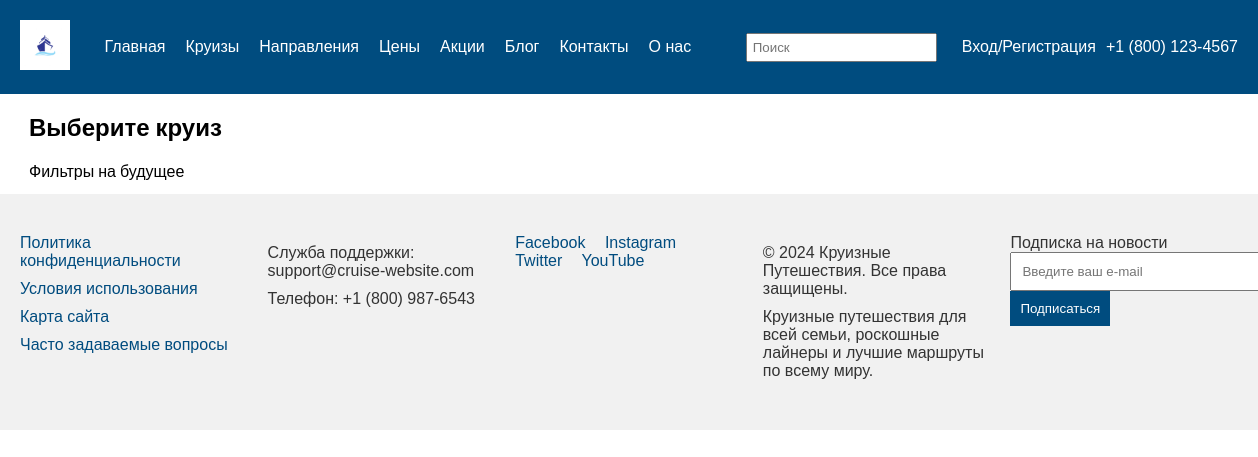
The app's page /api/cruise/, older data.
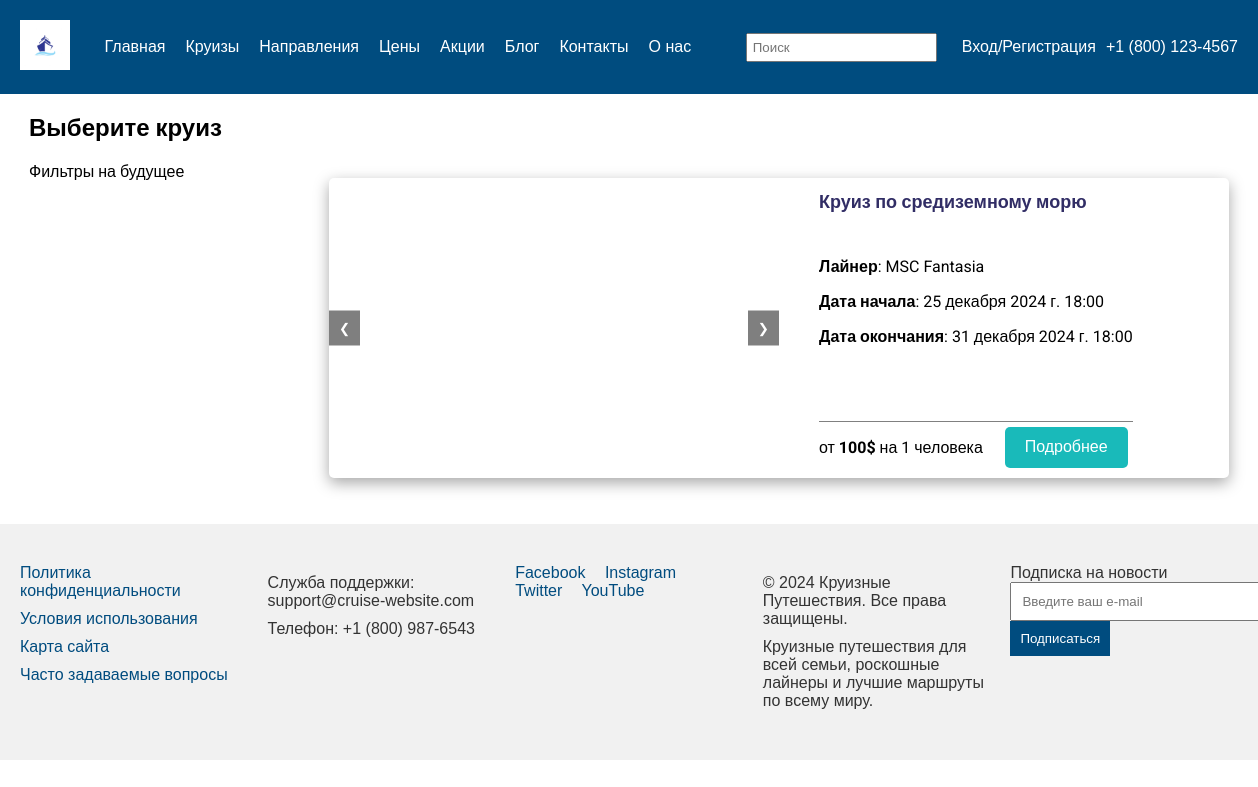
The same page, newer data.
### myapp/models.py (models this page shows, shortened)
class Cruise(models.Model):
    name_cruise = models.CharField(max_length=50)
    ship = models.ForeignKey(Ship, on_delete=models.CASCADE)
    region = models.CharField(max_length=50)
    start_date = models.DateTimeField()
    end_date = models.DateTimeField()
    description = models.CharField(max_length=500)
    class Meta:
        verbose_name = 'Круизы'
        verbose_name_plural = 'Круизы'

class Ship(models.Model):
    category = models.ForeignKey(Category, on_delete=models.CASCADE)
    name_ship = models.CharField(max_length=50)
    image_ship = models.ImageField(upload_to='static/images/', blank=True, null=True, verbose_name='Ship')
    class Meta:
        verbose_name = 'Корабли'
        verbose_name_plural = 'Корабли'

### myapp/views.py (the view)
# urls.py: path('cruise/', views.cruise, name='cruise'),
def cruise(request):
    cruise_id = request.GET.get('cruise_id')
    if cruise_id:
        cruise = get_object_or_404(Cruise, id=cruise_id)
        return render(request, 'cruise/cruise.html',
                      {
                          'cruise': cruise,
                      })
    else:
        ship_with_cabin_price =[]
        route = Routes.objects.all()
        cruises = Cruise.objects.all()
        for cruise in cruises:
            min_price_cabin = Cabin.objects.filter(ship=cruise.ship).aggregate(Min('price'))['price__min']
            ship_with_cabin_price.append({
                'ship': cruise.ship,
                'min_price': min_price_cabin if min_price_cabin is not None else 'Нет кают'
            })
        return render(request, 'cruise/cruise.html',
                      {
                          'cruises': cruises,
                          'ship_with_cabin_price': ship_with_cabin_price,
                          'route': route,
                       })

### templates/cruise/cruise.html (shortened to what this page needs)
{% extends 'cruise/index.html' %}
{% load static %}
{% block content %}
    {% if cruise %}
        <section>
            <h2>Что за круиз</h2>
            <p><strong>Регион:</strong> {{ cruise.region }}</p>
            <p><strong>Дата начала:</strong> {{ cruise.start_date }}</p>
            <p><strong>Дата окончания:</strong> {{ cruise.end_date }}</p>
        </section>
        <section>
            <h2>Маршрут и расписание</h2>
            <table>
                <thead>
                <tr>
                    <th>День</th>
                    <th>Порт</th>
                    <th>Описание</th>
                    <th>Прибытие</th>
                    <th>Отправление</th>
                </tr>
                </thead>
            </table>
        </section>
        <section>
            <h2>Описание</h2>
            <p>{{ cruise.description }}</p>
        </section>
        <section>
            <h2>О корабле</h2>
            <p><strong>Название корабля:</strong> {{ cruise.ship.name_ship }}</p>
            <p><strong>Компания:</strong> {{ cruise.ship.company }}</p>
            <p><strong>Вместимость:</strong> {{ cruise.ship.capacity }}</p>
            <p>{{ cruise.ship.description }}</p>
            {% if cruise.ship.image_ship %}
                <img src="{{ cruise.ship.image_ship.url }}" alt="{{ cruise.ship.name_ship }}">
            {% endif %}
        </section>
    {% else %}
        <section class="cruise">
            <h2>Выберите круиз</h2>
            <div class="cruise-filter">
                <div>
                    Фильтры на будущее
                </div>
                <ul class="list-card">
                    {% for cruise in cruises %}
                        <li class="item-card">
                            <div class="slider">
                                <div class="navigation">
                                    <button class="prev" onclick="moveSlide('{{ cruise.id }}', -1)">&#10094;</button>
                                    <button class="next" onclick="moveSlide('{{ cruise.id }}', 1)">&#10095;</button>
                                </div>
                            </div>
                            <div class="item-card--description">
                                <div class="description-name">
                                    <a class="title"
                                       href="{% url 'cruise' %}?cruise_id={{ cruise.id }}">{{ cruise.name_cruise }}</a>
                                    <div class="no-title">
                                        <p><b>Лайнер</b>: {{ cruise.ship.name_ship }}</p>
                                        <p><b>Дата начала</b>: {{ cruise.start_date }}</p>
                                        <p><b>Дата окончания</b>: {{ cruise.end_date }}</p>
                                    </div>
                                </div>
                                <div class="description-price">
                                    {% for min in ship_with_cabin_price %}
                                        {% if min.ship == cruise.ship %}
                                            <p>от <b>{{ min.min_price }}$</b> на 1 человека</p>
                                        {% endif %}
                                    {% endfor %}
                                    <a class="btn" href="{% url 'cruise' %}?cruise_id={{ cruise.id }}">Подробнее</a>
                                </div>
                            </div>
                        </li>
                    {% endfor %}
                </ul>
            </div>
        </section>
    {% endif %}
{% endblock %}

Row changes from the older to the newer data that the page shows:
added Cruise: name_cruise "Круиз по средиземному морю", ship.name_ship "MSC Fantasia", start_date "25 декабря 2024 г. 18:00", end_date "31 декабря 2024 г. 18:00"
now on this page (row edited): Ship: min_price "100"
